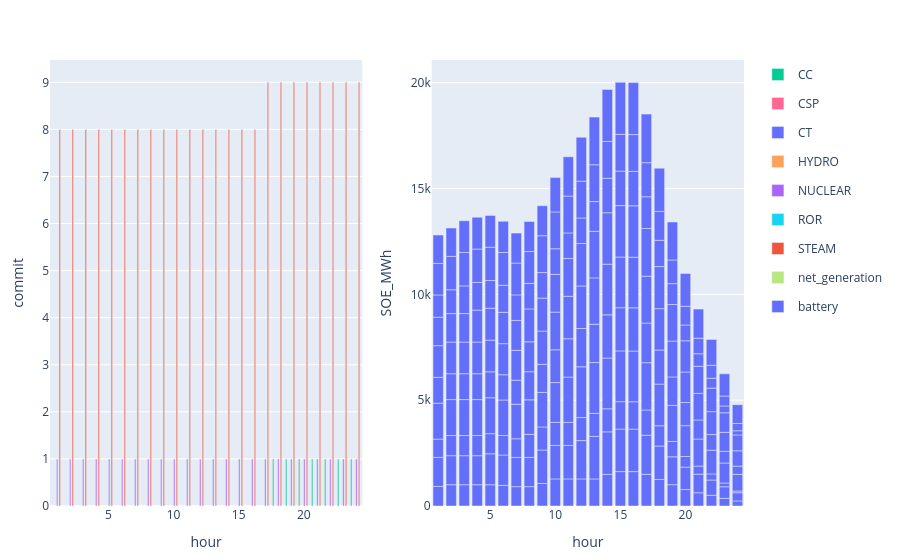

Notebook code cell kept with this figure:
### Code cell
to_plot = commit_ed[(commit_ed.configuration .== config_) .&  (commit_ed.day .== day_) .&  (commit_ed.iteration .== iteration_),:] 
p1 = plot(to_plot, x = :hour, y = :commit,  kind = "bar", color = :resource, stackgroup = 1) #Layout(barmode="stack"))

to_plot = s_ed.storage[(s_ed.storage.configuration .== config_) .&  (s_ed.storage.day .== day_) .&  (s_ed.storage.iteration .== iteration_),:]
p2 = plot(to_plot, x = :hour , y = :SOE_MWh, color = :resource, kind = "bar", Layout(barmode="stack")) 
[p1 p2]

### Figure 1 — Plotly figure (JSON) as saved in the notebook; plotly's stock layout.template omitted (floating-point values rounded to 4 significant figures; data arrays with more than 128 entries replaced by an {"elided": "..."} marker saying what was removed)
{"data": [{"legendgroup": "CC", "marker": {"color": "#00cc96"}, "name": "CC", "showlegend": true, "stackgroup": 1, "type": "bar", "x": [1, 2, 3, 4, 5, 6, 7, 8, 9, 10, 11, 12, 13, 14, 15, 16, 17, 18, 19, 20, 21, 22, 23, 24], "xaxis": "x1", "y": [0, 0, 0, 0, 0, 0, 0, 0, 0, 0, 0, 0, 0, 0, 0, 0, 0, 1, 1, 1, 1, 1, 1, 1], "yaxis": "y1"}, {"legendgroup": "CSP", "marker": {"color": "#FF6692"}, "name": "CSP", "showlegend": true, "stackgroup": 1, "type": "bar", "x": [1, 2, 3, 4, 5, 6, 7, 8, 9, 10, 11, 12, 13, 14, 15, 16, 17, 18, 19, 20, 21, 22, 23, 24], "xaxis": "x1", "y": [null, null, null, null, null, null, null, null, null, null, null, null, null, null, null, null, null, null, null, null, null, null, null, null], "yaxis": "y1"}, {"legendgroup": "CT", "marker": {"color": "#636efa"}, "name": "CT", "showlegend": true, "stackgroup": 1, "type": "bar", "x": [1, 2, 3, 4, 5, 6, 7, 8, 9, 10, 11, 12, 13, 14, 15, 16, 17, 18, 19, 20, 21, 22, 23, 24], "xaxis": "x1", "y": [0, 0, 0, 0, 0, 0, 0, 0, 0, 0, 0, 0, 0, 0, 0, 0, 0, 0, 0, 0, 0, 0, 0, 0], "yaxis": "y1"}, {"legendgroup": "HYDRO", "marker": {"color": "#FFA15A"}, "name": "HYDRO", "showlegend": true, "stackgroup": 1, "type": "bar", "x": [1, 2, 3, 4, 5, 6, 7, 8, 9, 10, 11, 12, 13, 14, 15, 16, 17, 18, 19, 20, 21, 22, 23, 24], "xaxis": "x1", "y": [null, null, null, null, null, null, null, null, null, null, null, null, null, null, null, null, null, null, null, null, null, null, null, null], "yaxis": "y1"}, {"legendgroup": "NUCLEAR", "marker": {"color": "#ab63fa"}, "name": "NUCLEAR", "showlegend": true, "stackgroup": 1, "type": "bar", "x": [1, 2, 3, 4, 5, 6, 7, 8, 9, 10, 11, 12, 13, 14, 15, 16, 17, 18, 19, 20, 21, 22, 23, 24], "xaxis": "x1", "y": [1, 1, 1, 1, 1, 1, 1, 1, 1, 1, 1, 1, 1, 1, 1, 1, 1, 1, 1, 1, 1, 1, 1, 1], "yaxis": "y1"}, {"legendgroup": "ROR", "marker": {"color": "#19d3f3"}, "name": "ROR", "showlegend": true, "stackgroup": 1, "type": "bar", "x": [1, 2, 3, 4, 5, 6, 7, 8, 9, 10, 11, 12, 13, 14, 15, 16, 17, 18, 19, 20, 21, 22, 23, 24], "xaxis": "x1", "y": [null, null, null, null, null, null, null, null, null, null, null, null, null, null, null, null, null, null, null, null, null, null, null, null], "yaxis": "y1"}, {"legendgroup": "STEAM", "marker": {"color": "#EF553B"}, "name": "STEAM", "showlegend": true, "stackgroup": 1, "type": "bar", "x": [1, 2, 3, 4, 5, 6, 7, 8, 9, 10, 11, 12, 13, 14, 15, 16, 17, 18, 19, 20, 21, 22, 23, 24], "xaxis": "x1", "y": [8, 8, 8, 8, 8, 8, 8, 8, 8, 8, 8, 8, 8, 8, 8, 8, 9, 9, 9, 9, 9, 9, 9, 9], "yaxis": "y1"}, {"legendgroup": "net_generation", "marker": {"color": "#B6E880"}, "name": "net_generation", "showlegend": true, "stackgroup": 1, "type": "bar", "x": [1, 2, 3, 4, 5, 6, 7, 8, 9, 10, 11, 12, 13, 14, 15, 16, 17, 18, 19, 20, 21, 22, 23, 24], "xaxis": "x1", "y": [null, null, null, null, null, null, null, null, null, null, null, null, null, null, null, null, null, null, null, null, null, null, null, null], "yaxis": "y1"}, {"legendgroup": "battery", "marker": {"color": "#636efa"}, "name": "battery", "showlegend": true, "type": "bar", "x": {"elided": "240 int values"}, "xaxis": "x2", "y": {"elided": "240 float values"}, "yaxis": "y2"}], "layout": {"margin": {"b": 50, "l": 50, "r": 50, "t": 60}, "xaxis1": {"anchor": "y1", "domain": [0, 0.45], "title": {"text": "hour"}}, "xaxis2": {"anchor": "y2", "domain": [0.55, 1], "title": {"text": "hour"}}, "yaxis1": {"anchor": "x1", "domain": [0, 1], "title": {"text": "commit"}}, "yaxis2": {"anchor": "x2", "domain": [0, 1], "title": {"text": "SOE_MWh"}}}}
